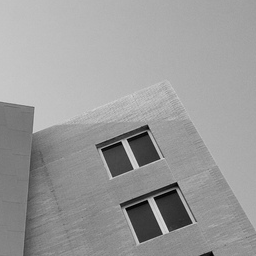
#> input picture Image/Test_images/test_image5_256.png, 256 x 256 px, found by its file name
$ python uart_receive_256.py
#> lines starting #> are read from the running program, lines starting #| are printed output that depends on the picture; after the words box and inside, x2 and y2 are one past the last pixel; in counts of white or black regions, pixels touching at a corner belong together
import serial
import cv2
import numpy as np

# ------------------------------------
# CONFIGURATION
# ------------------------------------
COM_PORT      = 'COM6'
BAUD_RATE     = 115200

IMAGE_PATH = r"D:\Vedant\NIT\Electronics\Summer_Intern_CSoC\Image\Test_images\test_image5_256.png"

DISPLAY_SIZE  = 1024
CORNER_RADIUS = 6

IMAGE_SIZE    = 256

# ------------------------------------
# UART CONNECTION
# ------------------------------------
ser = serial.Serial(COM_PORT, BAUD_RATE, timeout=1.0)
ser.reset_input_buffer()

# ------------------------------------
# LOAD IMAGE
# ------------------------------------
image = cv2.imread(IMAGE_PATH, cv2.IMREAD_GRAYSCALE)
#> image is the input picture: shape (256, 256); min 0, max 222, mean 154.8

if image is None:
    print("Image not found!")
    ser.close()
    exit()

image = cv2.resize(
    image,
    (IMAGE_SIZE, IMAGE_SIZE),
    interpolation=cv2.INTER_NEAREST
)

image_bgr = cv2.cvtColor(
    image,
    cv2.COLOR_GRAY2BGR
)

SCALE = DISPLAY_SIZE // IMAGE_SIZE

# ------------------------------------
# UART PACKET READER
# Packet:
# 0xFF X Y
# ------------------------------------
def read_corner(ser):

    while True:

        byte = ser.read(1)

        if len(byte) == 0:
            return None, None

        if byte[0] == 0xFF:

            xy = ser.read(2)

            if len(xy) == 2:
                return xy[0], xy[1]

            return None, None

# ------------------------------------
# DRAW CORNERS
# ------------------------------------
def draw_corners(base_img, corners, scale):

#> called with scale = 4
    display = cv2.resize(
        base_img,
        (scale * IMAGE_SIZE,
         scale * IMAGE_SIZE),
        interpolation=cv2.INTER_NEAREST
    )

    for (cx, cy) in corners:

        px = cx * scale + scale // 2
        py = cy * scale + scale // 2

        cv2.circle(
            display,
            (px, py),
            CORNER_RADIUS,
            (0, 0, 255),
            -1
        )

        cv2.circle(
            display,
            (px, py),
            CORNER_RADIUS,
            (255, 255, 255),
            1
        )

        cv2.line(
            display,
            (px - CORNER_RADIUS*2, py),
            (px + CORNER_RADIUS*2, py),
            (0, 255, 255),
            1
        )

        cv2.line(
            display,
            (px, py - CORNER_RADIUS*2),
            (px, py + CORNER_RADIUS*2),
            (0, 255, 255),
            1
        )

    return display

# ------------------------------------
# INFO PANEL
# ------------------------------------
def draw_info(display, corner_count):

#> called with corner_count = 0
    h, w = display.shape[:2]
#> h = 1024; w = 1024

    cv2.rectangle(
        display,
        (0, h-40),
        (w, h),
        (30, 30, 30),
        -1
    )
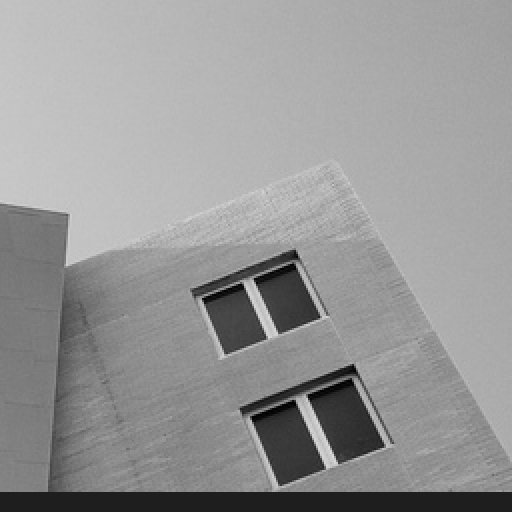
#> display: shape (1024, 1024, 3) (shown at 1/2 size); min 0, max 222, mean 150.6

    cv2.putText(
        display,
        f"Raw FAST Corners : {corner_count}",
        (10, h-15),
        cv2.FONT_HERSHEY_SIMPLEX,
        0.6,
        (0,255,0),
        1
    )
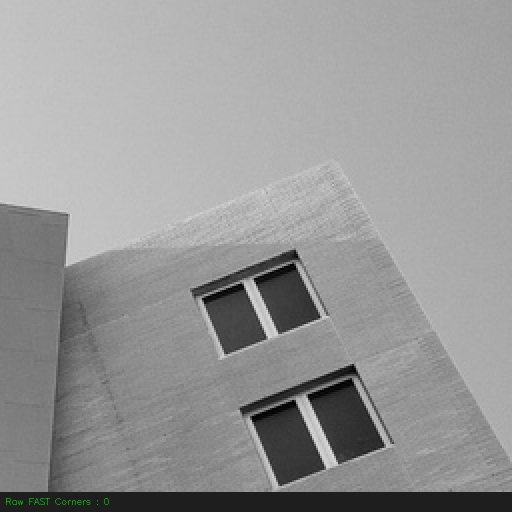
#> display: shape (1024, 1024, 3) (shown at 1/2 size); 0.04% of pixels changed, all inside (x1, y1, x2, y2) = (12, 996, 218, 1010)

    return display

# ------------------------------------
# STORE RAW CORNERS
# ------------------------------------
raw_corners = set()

initial = draw_corners(
    image_bgr,
    set(),
    SCALE
)

initial = draw_info(
    initial,
    0
)

cv2.imshow(
    "FPGA FAST Raw Corner Detection",
    initial
)

cv2.waitKey(1)

print("Waiting for corners from FPGA...")
print(f"Image size : {IMAGE_SIZE} x {IMAGE_SIZE}")
print(f"Scale      : {SCALE}x")

# ------------------------------------
# MAIN LOOP
# ------------------------------------
try:

    while True:

#> (the run stopped early here; a loop or call above may not have finished)

$ run again, with Image/Test_images/test_image10_256.png copied over Image/Test_images/test_image5_256.png
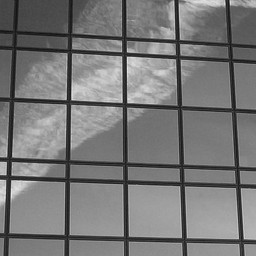
#> input picture Image/Test_images/test_image10_256.png, 256 x 256 px, found by its file name
#> image is the input picture: shape (256, 256); min 18, max 233, mean 119.9
#> in draw_info, `cv2.rectangle( display, (0, h-40), (w, h), (30, 30, 30), -1 )`:
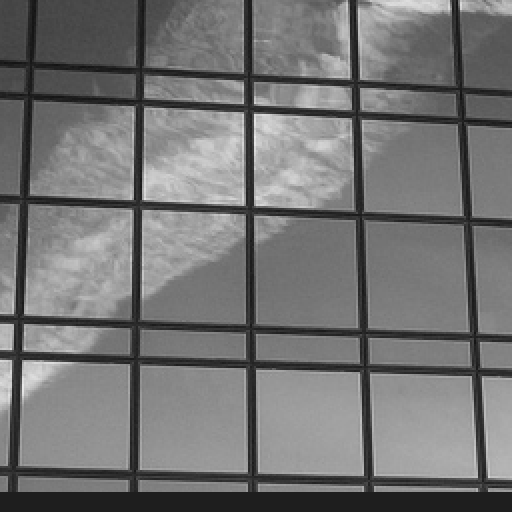
#> display: shape (1024, 1024, 3) (shown at 1/2 size); min 18, max 233, mean 116
#> in draw_info, `cv2.putText( display, f"Raw FAST Corners : {corner_count}", (10, h-15)..`:
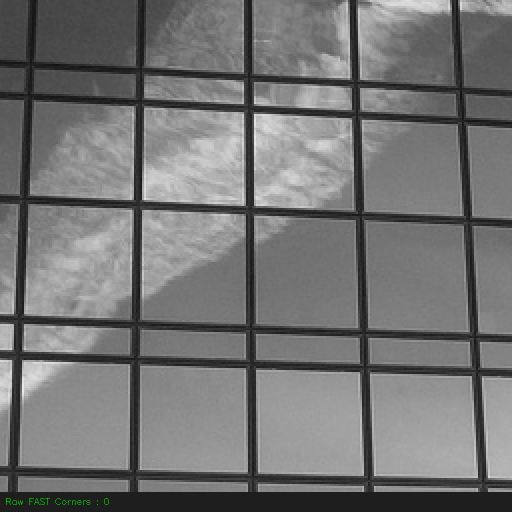
#> display: shape (1024, 1024, 3) (shown at 1/2 size); 0.04% of pixels changed, all inside (x1, y1, x2, y2) = (12, 996, 218, 1010)

$ run again, with Image/Test_images/test_image11_256.png copied over Image/Test_images/test_image5_256.png
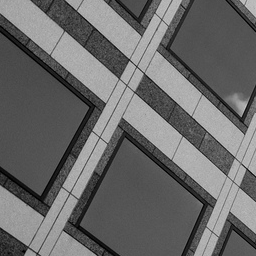
#> input picture Image/Test_images/test_image11_256.png, 256 x 256 px, found by its file name
#> image is the input picture: shape (256, 256); min 0, max 202, mean 105.8
#> in draw_info, `cv2.rectangle( display, (0, h-40), (w, h), (30, 30, 30), -1 )`:
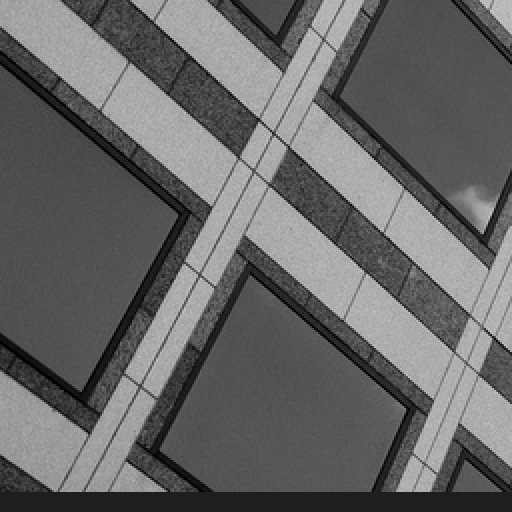
#> display: shape (1024, 1024, 3) (shown at 1/2 size); min 0, max 202, mean 103.2
#> in draw_info, `cv2.putText( display, f"Raw FAST Corners : {corner_count}", (10, h-15)..`:
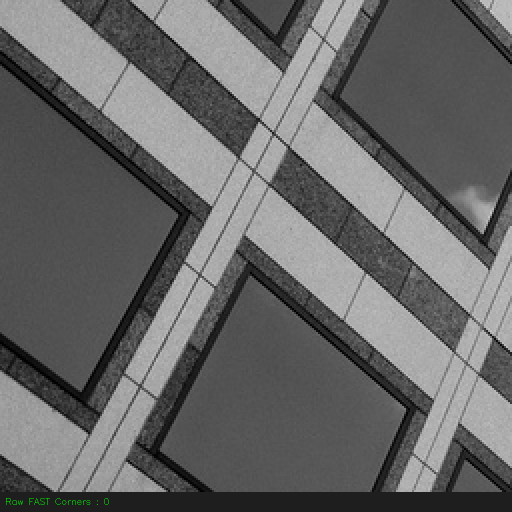
#> display: shape (1024, 1024, 3) (shown at 1/2 size); 0.04% of pixels changed, all inside (x1, y1, x2, y2) = (12, 996, 218, 1010)

$ run again, with Image/Test_images/test_image12_256.png copied over Image/Test_images/test_image5_256.png
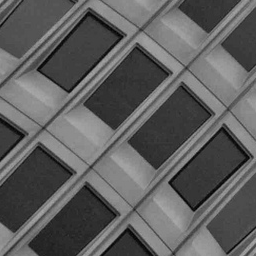
#> input picture Image/Test_images/test_image12_256.png, 256 x 256 px, found by its file name
#> image is the input picture: shape (256, 256); min 1, max 170, mean 94.7
#> in draw_info, `cv2.rectangle( display, (0, h-40), (w, h), (30, 30, 30), -1 )`:
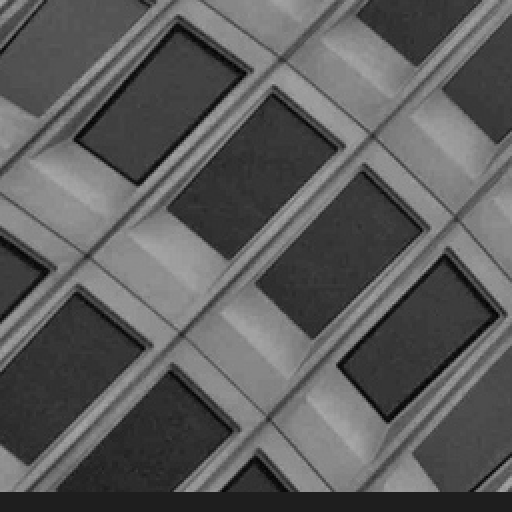
#> display: shape (1024, 1024, 3) (shown at 1/2 size); min 1, max 170, mean 92.4
#> in draw_info, `cv2.putText( display, f"Raw FAST Corners : {corner_count}", (10, h-15)..`:
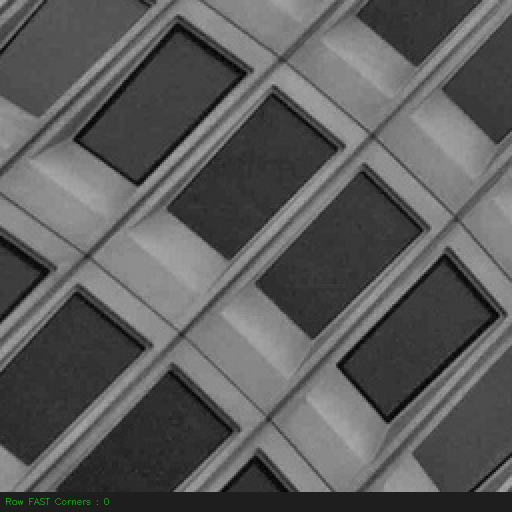
#> display: shape (1024, 1024, 3) (shown at 1/2 size); 0.04% of pixels changed, all inside (x1, y1, x2, y2) = (12, 996, 218, 1010)
